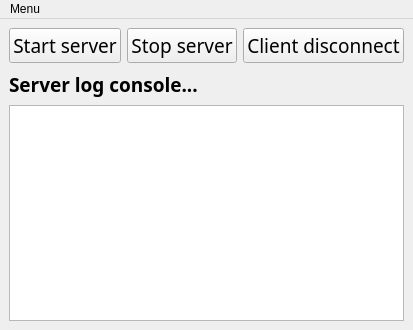
<?xml version="1.0" encoding="UTF-8"?>
<ui version="4.0">
 <class>MainWindow</class>
 <widget class="QMainWindow" name="MainWindow">
  <property name="geometry">
   <rect>
    <x>0</x>
    <y>0</y>
    <width>401</width>
    <height>330</height>
   </rect>
  </property>
  <property name="sizePolicy">
   <sizepolicy hsizetype="Expanding" vsizetype="Expanding">
    <horstretch>0</horstretch>
    <verstretch>0</verstretch>
   </sizepolicy>
  </property>
  <property name="windowTitle">
   <string>MainWindow</string>
  </property>
  <widget class="QWidget" name="centralwidget">
   <layout class="QVBoxLayout" name="verticalLayout">
    <item>
     <layout class="QHBoxLayout" name="horizontalLayout" stretch="0,0,0">
      <item>
       <widget class="QPushButton" name="startServer">
        <property name="sizePolicy">
         <sizepolicy hsizetype="Expanding" vsizetype="Maximum">
          <horstretch>0</horstretch>
          <verstretch>0</verstretch>
         </sizepolicy>
        </property>
        <property name="minimumSize">
         <size>
          <width>0</width>
          <height>0</height>
         </size>
        </property>
        <property name="maximumSize">
         <size>
          <width>16777215</width>
          <height>60</height>
         </size>
        </property>
        <property name="font">
         <font>
          <family>Academy Engraved LET</family>
          <pointsize>14</pointsize>
         </font>
        </property>
        <property name="styleSheet">
         <string notr="true"/>
        </property>
        <property name="text">
         <string>Start server</string>
        </property>
       </widget>
      </item>
      <item>
       <widget class="QPushButton" name="stopServer">
        <property name="sizePolicy">
         <sizepolicy hsizetype="Expanding" vsizetype="Maximum">
          <horstretch>0</horstretch>
          <verstretch>0</verstretch>
         </sizepolicy>
        </property>
        <property name="minimumSize">
         <size>
          <width>0</width>
          <height>0</height>
         </size>
        </property>
        <property name="maximumSize">
         <size>
          <width>16777215</width>
          <height>60</height>
         </size>
        </property>
        <property name="font">
         <font>
          <family>Academy Engraved LET</family>
          <pointsize>14</pointsize>
         </font>
        </property>
        <property name="text">
         <string>Stop server</string>
        </property>
       </widget>
      </item>
      <item>
       <widget class="QPushButton" name="disconnectClient">
        <property name="sizePolicy">
         <sizepolicy hsizetype="Expanding" vsizetype="Maximum">
          <horstretch>0</horstretch>
          <verstretch>0</verstretch>
         </sizepolicy>
        </property>
        <property name="minimumSize">
         <size>
          <width>0</width>
          <height>0</height>
         </size>
        </property>
        <property name="maximumSize">
         <size>
          <width>16777215</width>
          <height>60</height>
         </size>
        </property>
        <property name="font">
         <font>
          <family>Academy Engraved LET</family>
          <pointsize>14</pointsize>
         </font>
        </property>
        <property name="text">
         <string>Client disconnect</string>
        </property>
       </widget>
      </item>
     </layout>
    </item>
    <item>
     <widget class="QLabel" name="label">
      <property name="sizePolicy">
       <sizepolicy hsizetype="Expanding" vsizetype="Minimum">
        <horstretch>0</horstretch>
        <verstretch>0</verstretch>
       </sizepolicy>
      </property>
      <property name="minimumSize">
       <size>
        <width>0</width>
        <height>30</height>
       </size>
      </property>
      <property name="font">
       <font>
        <family>Avenir</family>
        <pointsize>14</pointsize>
        <bold>true</bold>
       </font>
      </property>
      <property name="styleSheet">
       <string notr="true"/>
      </property>
      <property name="text">
       <string>Server log console...</string>
      </property>
     </widget>
    </item>
    <item>
     <layout class="QVBoxLayout" name="verticalLayout_2" stretch="0">
      <item>
       <widget class="QListWidget" name="listWidget">
        <property name="horizontalScrollBarPolicy">
         <enum>Qt::ScrollBarAlwaysOff</enum>
        </property>
       </widget>
      </item>
     </layout>
    </item>
   </layout>
  </widget>
  <widget class="QMenuBar" name="menuBar">
   <property name="geometry">
    <rect>
     <x>0</x>
     <y>0</y>
     <width>401</width>
     <height>24</height>
    </rect>
   </property>
   <widget class="QMenu" name="menuMenu">
    <property name="title">
     <string>Menu</string>
    </property>
    <widget class="QMenu" name="menuDatabase">
     <property name="title">
      <string>Database</string>
     </property>
     <addaction name="actionConfigure"/>
     <addaction name="actionadministration"/>
    </widget>
    <addaction name="menuDatabase"/>
   </widget>
   <addaction name="menuMenu"/>
  </widget>
  <action name="actionConfigure">
   <property name="text">
    <string>Configure</string>
   </property>
  </action>
  <action name="actionadministration">
   <property name="text">
    <string>administration</string>
   </property>
  </action>
 </widget>
 <resources/>
 <connections/>
</ui>
